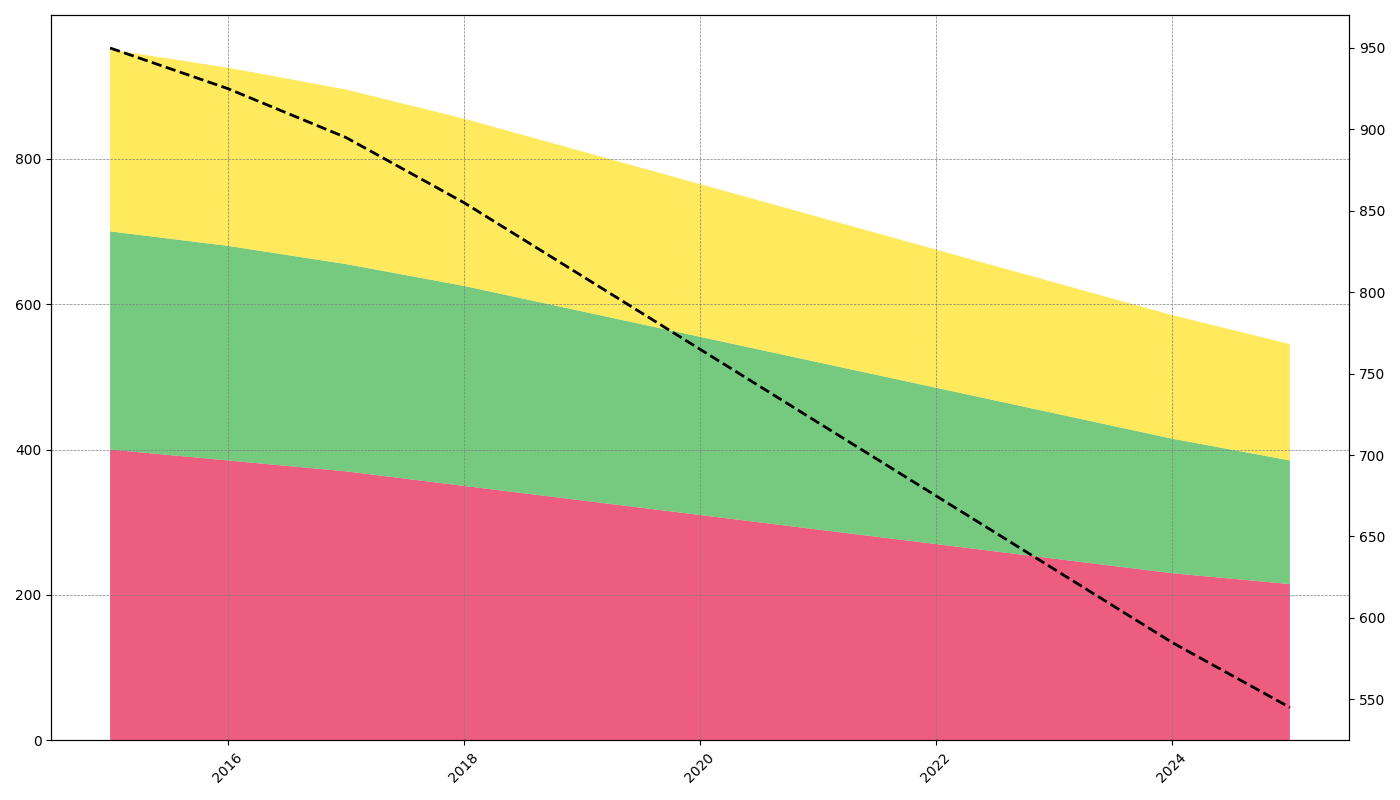

Generate this figure with Python:
import matplotlib.pyplot as plt
import numpy as np

years = np.arange(2015, 2026)

energy = [400, 385, 370, 350, 330, 310, 290, 270, 250, 230, 215]
transport = [300, 295, 285, 275, 260, 245, 230, 215, 200, 185, 170]
industry = [250, 245, 240, 230, 220, 210, 200, 190, 180, 170, 160]
# agriculture data group removed
total_emissions = np.array(energy) + np.array(transport) + np.array(industry)

fig, ax1 = plt.subplots(figsize=(14, 8))
ax2 = ax1.twinx()

ax1.stackplot(years, energy, transport, industry,
              colors=['#e6194b', '#3cb44b', '#ffe119'], alpha=0.7)

ax2.plot(years, total_emissions, 'k--', linewidth=2)

ax1.tick_params(axis='x', labelrotation=45)

ax1.grid(visible=True, linestyle='--', linewidth=0.5, color='gray', which='both')

plt.tight_layout()
plt.show()
